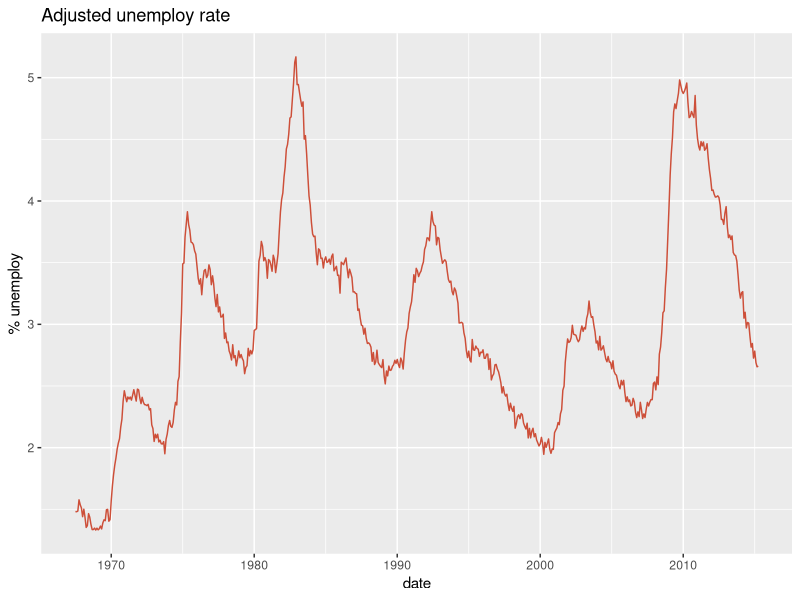
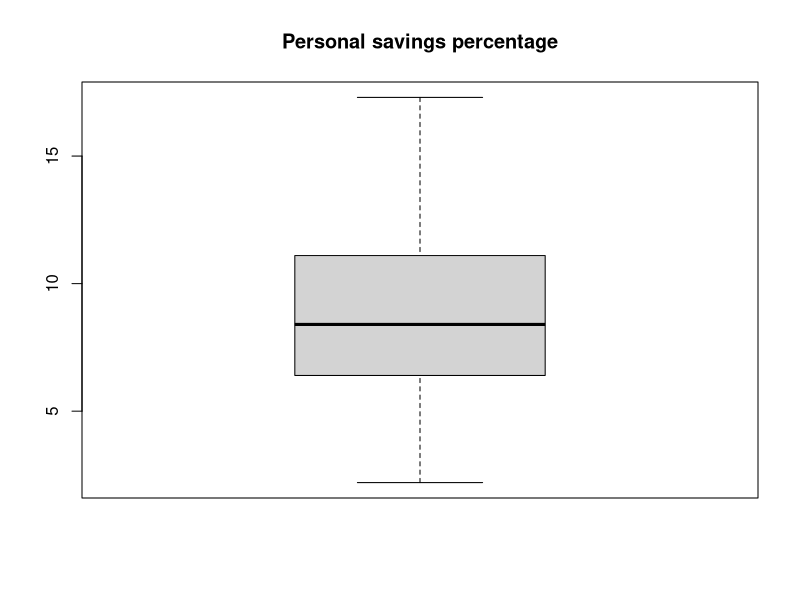

The R source for these figures, in order:
# Required Libraries
library(ggplot2)
library(dplyr)

# Importing data
data("economics")

# Review data sample
head(economics)
glimpse(economics)
summary(economics)

# Calculate unemployment rate
economics <- economics |>
  mutate(unemploy_rate = (unemploy / pop) * 100)

# Extract decade from the date
economics <- economics |>
  mutate(decade = paste0(floor(lubridate::year(date) /10) * 10, "s"))


# Show summarise data by decades
economics |>
  group_by(decade) |>
  summarise(
    avg_pce = mean(pce),
    avg_desempleo = mean(unemploy_rate),
    avg_savings = mean(psavert)
  )

# Graph unemploy rate through years
ggplot(economics, aes(x = date, y = unemploy_rate)) +
  geom_line(color = 'tomato3') +
  labs(title = "Adjusted unemploy rate", y = "% unemploy")


# Graph saving distribution
boxplot(economics$psavert, main = "Personal savings percentage")
boxplot.stats(economics$psavert)$out

# Show the lowest savings
economics |>
  filter(psavert < 5) |>
  select(date, pce, psavert) |>
  arrange(date)
